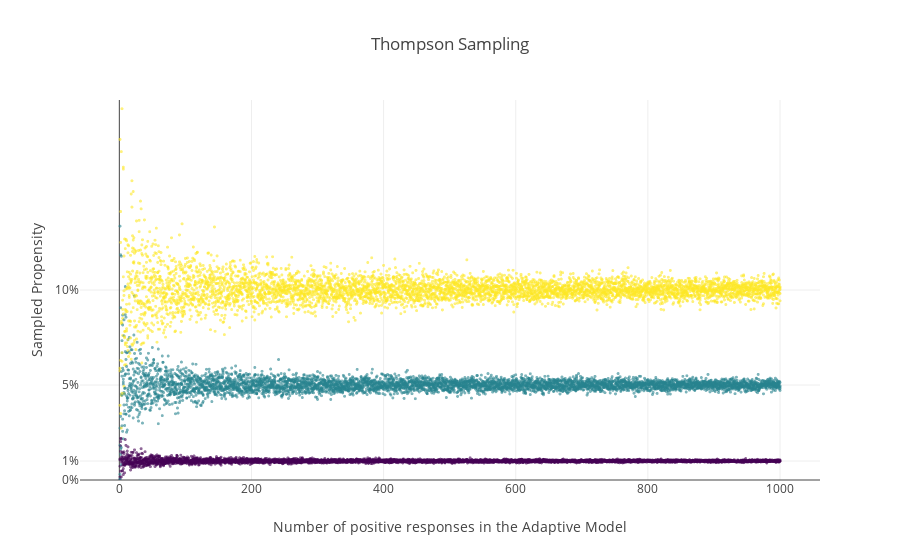

Notebook cell for this chart:
### Markdown cell above
# Thompson Sampling

Pega Customer Decision Hub uses a mechanism called Thompson Sampling, which is a method to sample the propensities from a distribution that centers around the model propensity. The width of the distribution depends on the evidence the model has seen. For new actions the propensities are random between 0 and 1. When the model gathers more evidence, the sampled propensities get closer to the model propensities.

This mechanism helps in a few different ways. For outbound channels, when multiple new actions are launched, they will all have the 
same 0.5 propensity (that is where a new model starts). Thompson Sampling effectively adds a bit of noise so it is not always the same
new action that gets selected. For both inbound and outbound channels, Thompson Sampling helps to add some extra "exploration" to the
models in the early phases.

See also:

* https://en.wikipedia.org/wiki/Thompson_sampling
* https://docs.pega.com/pega-customer-decision-hub-user-guide/87/model-learning-new-actions.

## Spread of the Thompson Sampled propensities

The following plot shows how the spread of sampled propensities narrows with more responses
received by the models. We show simulated results for a few different model propensities.

### Code cell
ThompsonSamplingSpread

### Figure 1 — Plotly figure (JSON) as saved in the notebook; plotly's stock layout.template omitted (floating-point values rounded to 4 significant figures; data arrays with more than 128 entries replaced by an {"elided": "..."} marker saying what was removed)
{"data": [{"hovertemplate": "Number of positive responses in the Adaptive Model=%{x}<br>Sampled Propensity=%{y}<br>Propensity=%{marker.color}<extra></extra>", "legendgroup": "", "marker": {"color": {"elided": "15000 float values"}, "coloraxis": "coloraxis", "opacity": 0.6, "size": 3, "symbol": "circle"}, "mode": "markers", "name": "", "showlegend": false, "type": "scattergl", "x": {"elided": "15000 int values"}, "xaxis": "x", "y": {"elided": "15000 float values"}, "yaxis": "y"}], "layout": {"coloraxis": {"colorbar": {"title": {"text": "Propensity"}}, "colorscale": [[0, "#440154"], [0.1111, "#482878"], [0.2222, "#3e4989"], [0.3333, "#31688e"], [0.4444, "#26828e"], [0.5556, "#1f9e89"], [0.6667, "#35b779"], [0.7778, "#6ece58"], [0.8889, "#b5de2b"], [1, "#fde725"]], "showscale": false}, "legend": {"tracegroupgap": 0}, "title": {"text": "Thompson Sampling"}, "xaxis": {"anchor": "y", "domain": [0, 1], "title": {"text": "Number of positive responses in the Adaptive Model"}}, "yaxis": {"anchor": "x", "domain": [0, 1], "range": [0, 0.2], "tickformat": ",.0%", "tickmode": "array", "tickvals": [0, 0.01, 0.05, 0.1], "title": {"text": "Sampled Propensity"}}}}
